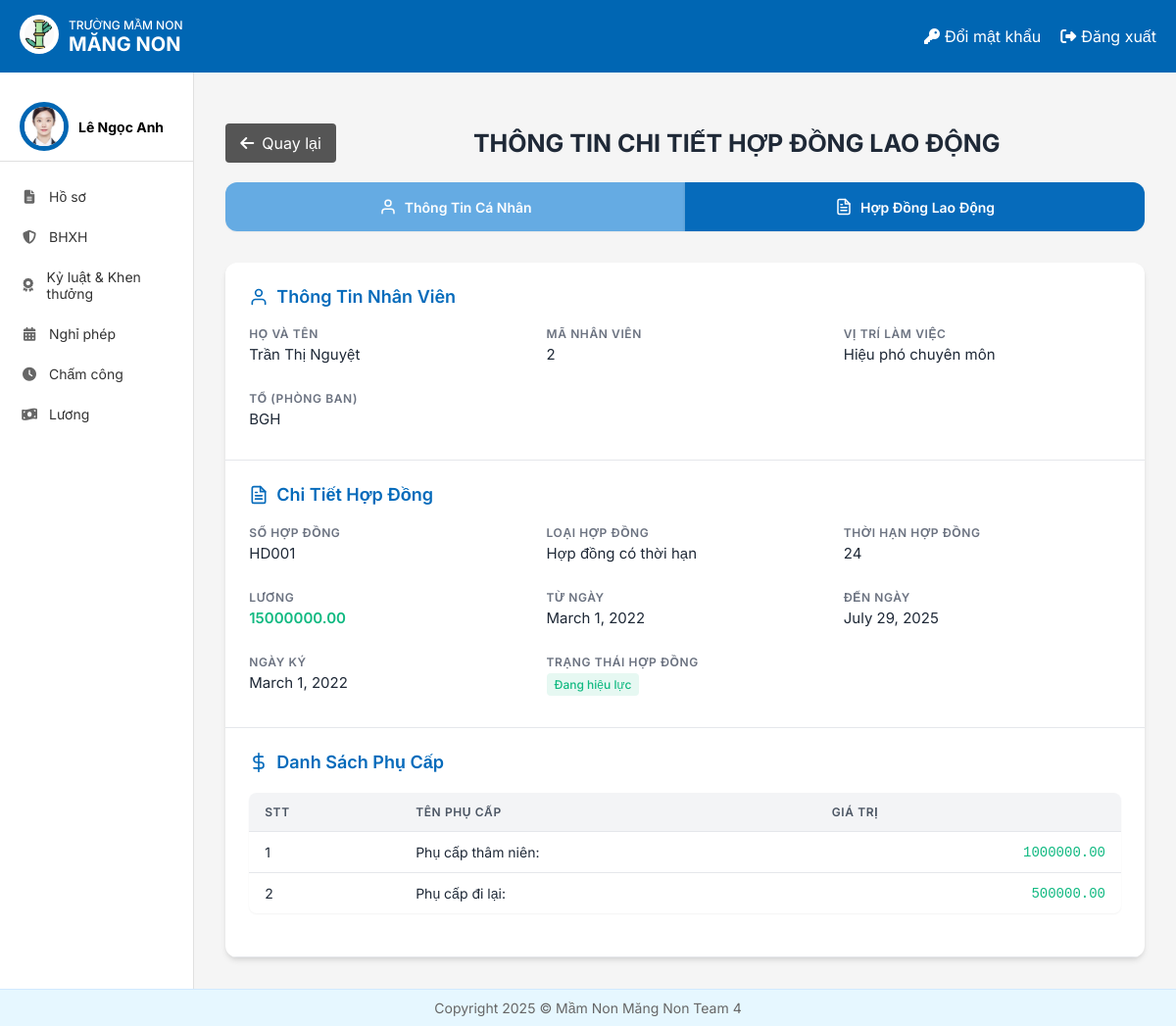
/hosochitietHDLD/2/ (signed in), run on the app's committed database.
### HOME/models.py (models this page shows, shortened)
class NhanVien(models.Model):
 user = models.OneToOneField(User, on_delete=models.CASCADE, unique=True, null=False, related_name='nhanvien_home')
 ten_nv = models.CharField(max_length=100)
 anh_ca_nhan = models.ImageField(upload_to='nhanvien/', null=True, blank=True)
 gioi_tinh = models.CharField(max_length=10, choices=[('2', 'Nam'), ('1', 'Nữ')],default='1')
 ngay_sinh = models.DateField(null=True)
 vi_tri_cong_viec = models.CharField(max_length=100, blank=True, null=True)
 to_phong_ban = models.CharField(max_length=50, choices=TO_PHONG_BAN_CHOICES)
 trinh_do_hoc_van = models.CharField(max_length=50, choices=TRINH_DO_HOC_VAN_CHOICES)
 chuyen_nganh = models.CharField(max_length=100, null=True)
 noi_dao_tao = models.CharField(max_length=100)
 nam_tn = models.IntegerField(null=True)
 ngay_cap = models.DateField(null=True)
 noi_cap = models.CharField(max_length=100)
 dia_chi_tam_tru = models.TextField(null=True)
 chuc_vu = models.CharField(max_length=150, null=True)
 so_dien_thoai = models.CharField(
     max_length=10,
     unique=True)
 email = models.EmailField(unique=True, max_length=50, null=True)
 so_cccd = models.CharField(
     max_length=12,
     unique=True
 )
 phu_caps = models.ManyToManyField(PhuCap, through='PhuCapNhanVien',blank=True)
 class Meta:
     db_table = 'HOME_nhanvien'

class HopDongLaoDong(models.Model):
   nhan_vien = models.ForeignKey(NhanVien, on_delete=models.CASCADE)
   so_hop_dong = models.CharField(max_length=50)
   vi_tri_lam_viec = models.CharField(max_length=50, blank=False)
   to_phong_ban = models.CharField(max_length=50, blank=False)
   thoi_han_hop_dong = models.IntegerField(verbose_name='Thời hạn hợp đồng')
   loai_hop_dong = models.CharField(max_length=100, choices=[
       ('Hợp đồng thử việc', 'Hợp đồng thử việc'),
       ('Hợp đồng có thời hạn', 'Hợp đồng có thời hạn')], default='Hợp đồng thử việc')
   luong = models.DecimalField(max_digits=15, decimal_places=2, validators=[MinValueValidator(0)])
   ngay_ky = models.DateField()
   tu_ngay = models.DateField()
   den_ngay = models.DateField()
   TRANG_THAI_HOP_DONG_CHOICES = [
       ('Đang hiệu lực', 'Đang hiệu lực'),
       ('Sắp hết hạn', 'Sắp hết hạn'),
       ('Hết hiệu lực', 'Hết hiệu lực')
   ]
   trang_thai_hop_dong = models.CharField(max_length=50,
                                          choices=TRANG_THAI_HOP_DONG_CHOICES)

class PhuCapNhanVien(models.Model):
   nhan_vien = models.ForeignKey(NhanVien, on_delete=models.CASCADE)
   phu_cap = models.ForeignKey(PhuCap, on_delete=models.CASCADE)

class PhuCap(models.Model):
   ten_phu_cap = models.CharField(max_length=100)
   gia_tri = models.DecimalField(max_digits=10, decimal_places=2)

### HoSo/views.py (the view)
# urls.py: path('hosochitietHDLD/<int:nhan_vien_id>/', hosochitietHDLD, name='QLXemHoSoHDLD'),
def hosochitietHDLD(request, nhan_vien_id):
    nhan_vien = get_object_or_404(NhanVien, id=nhan_vien_id)
    hop_dong = HopDongLaoDong.objects.filter(nhan_vien=nhan_vien).first()
    current_user = get_object_or_404(NhanVien, user=request.user)
    if not hop_dong:
        return redirect('error_page')  # hoặc hiển thị thông báo lỗi nếu cần
    phu_cap_nhan_vien_list = PhuCapNhanVien.objects.filter(nhan_vien=nhan_vien)
    context = {
        'nhan_vien_duoc_xem': nhan_vien,
        'nhan_vien': current_user,
        'hop_dong': hop_dong,
        'phu_cap_nhan_vien_list': phu_cap_nhan_vien_list,
    }
    return render(request, 'HoSo/hosochitietHDLD.html', context)

### templates/HoSo/hosochitietHDLD.html (shortened to what this page needs)
{% extends "home.html" %}
{% load static %}
{% block page_background %}
<div class="contract-page">
  <div class="header-container" style="display: flex; align-items: center; width: 100%; margin-top: 20px; margin-bottom: 20px; gap: 140px;">
        <a href="{% url 'DanhSachNhanVien' %}" class="btn-back" style="background-color: #555555; color: white; padding: 10px 15px; border-radius: 4px; text-decoration: none; display: flex; align-items: center; min-width: 110px; justify-content: center;">
            <i class="fas fa-arrow-left" style="margin-right: 8px;"></i> Quay lại
        </a>
        <h1 class="main-title" style="font-size: 25px; font-weight: bold; margin: 0;">THÔNG TIN CHI TIẾT HỢP ĐỒNG LAO ĐỘNG</h1>
    </div>
  <div class="tab-navigation">
    <a href="{% url 'QLXemHoSo' nhan_vien_duoc_xem.id %}" class="tab-link inactive">
      <svg class="tab-icon" viewBox="0 0 24 24" fill="none" stroke="currentColor" stroke-width="2" stroke-linecap="round" stroke-linejoin="round">
        <path d="M20 21v-2a4 4 0 0 0-4-4H8a4 4 0 0 0-4 4v2"></path>
        <circle cx="12" cy="7" r="4"></circle>
      </svg>
      Thông Tin Cá Nhân
    </a>
    <a href="{% url 'QLXemHoSoHDLD' nhan_vien_duoc_xem.id %}" class="tab-link active">
      Hợp Đồng Lao Động
    </a>
  </div>
  <div class="contract-card">
    <div class="employee-info-section">
      <h3 class="section-title">
        <svg class="section-icon" viewBox="0 0 24 24" fill="none" stroke="currentColor" stroke-width="2" stroke-linecap="round" stroke-linejoin="round">
          <path d="M20 21v-2a4 4 0 0 0-4-4H8a4 4 0 0 0-4 4v2"></path>
          <circle cx="12" cy="7" r="4"></circle>
        </svg>
        Thông Tin Nhân Viên
      </h3>
      <div class="info-grid">
        <div class="info-field">
          <div class="field-label">Họ và tên</div>
          <div class="field-value">{{ nhan_vien_duoc_xem.ten_nv }}</div>
        </div>
        <div class="info-field">
          <div class="field-label">Mã nhân viên</div>
          <div class="field-value">{{ nhan_vien_duoc_xem.id }}</div>
        </div>
        <div class="info-field">
          <div class="field-label">Vị trí làm việc</div>
          <div class="field-value">{{ nhan_vien_duoc_xem.vi_tri_cong_viec }}</div>
        </div>
        <div class="info-field">
          <div class="field-label">Tổ (Phòng ban)</div>
          <div class="field-value">{{ nhan_vien_duoc_xem.to_phong_ban }}</div>
        </div>
      </div>
    </div>
    <div class="contract-details-section">
      <h3 class="section-title">
        Chi Tiết Hợp Đồng
      </h3>
      <div class="info-grid">
        <div class="info-field">
          <div class="field-label">Số hợp đồng</div>
          <div class="field-value">{{ hop_dong.so_hop_dong }}</div>
        </div>
        <div class="info-field">
          <div class="field-label">Loại hợp đồng</div>
          <div class="field-value">{{ hop_dong.loai_hop_dong }}</div>
        </div>
        <div class="info-field">
          <div class="field-label">Thời hạn hợp đồng</div>
          <div class="field-value">{{ hop_dong.thoi_han_hop_dong }}</div>
        </div>
        <div class="info-field">
          <div class="field-label">Lương</div>
          <div class="field-value salary">{{ hop_dong.luong }}</div>
        </div>
        <div class="info-field">
          <div class="field-label">Từ ngày</div>
          <div class="field-value">{{ hop_dong.tu_ngay }}</div>
        </div>
        <div class="info-field">
          <div class="field-label">Đến ngày</div>
          <div class="field-value">{{ hop_dong.den_ngay }}</div>
        </div>
        <div class="info-field">
          <div class="field-label">Ngày ký</div>
          <div class="field-value">{{ hop_dong.ngay_ky }}</div>
        </div>
        <div class="info-field">
          <div class="field-label">Trạng thái hợp đồng</div>
          <div class="field-value status">{{ hop_dong.trang_thai_hop_dong }}</div>
        </div>
      </div>
    </div>
    <div class="allowances-section">
      <h3 class="section-title">
        <svg class="section-icon" viewBox="0 0 24 24" fill="none" stroke="currentColor" stroke-width="2" stroke-linecap="round" stroke-linejoin="round">
          <line x1="12" y1="1" x2="12" y2="23"></line>
          <path d="M17 5H9.5a3.5 3.5 0 0 0 0 7h5a3.5 3.5 0 0 1 0 7H6"></path>
        </svg>
        Danh Sách Phụ Cấp
      </h3>
      <div class="table-container">
        <table class="allowances-table">
          <thead>
            <tr>
              <th>STT</th>
              <th>Tên phụ cấp</th>
              <th>Giá trị</th>
            </tr>
          </thead>
          <tbody>
            {% for phu_cap_nv in phu_cap_nhan_vien_list %}
            <tr>
              <td>{{ forloop.counter }}</td>
              <td>{{ phu_cap_nv.phu_cap.ten_phu_cap }}</td>
              <td class="amount">{{ phu_cap_nv.phu_cap.gia_tri|floatformat:2 }}</td>
            </tr>
            {% endfor %}
          </tbody>
        </table>
      </div>
    </div>
  </div>
</div>
<link rel="stylesheet" href="{% static 'css/HDLDnhanvien.css' %}">
{% endblock %}

### templates/home.html (shortened to what this page needs)
<!DOCTYPE html>
{% load static %}
<html lang="vi">
<head>
    <link rel="stylesheet" href="{% static 'css/style.css' %}">
    <link rel="stylesheet" href="https://cdnjs.cloudflare.com/ajax/libs/font-awesome/6.4.0/css/all.min.css">
</head>
<body>
    <div class="container">
        <header class="header">
            <div class="logo-container">
                <a href="{% url 'home' %}">
                    <img src="{% static 'images/logo.jpg' %}" alt="Logo" class="logo-img">
                </a>
                <div class="logo-text">
                    <div class="school-type">TRƯỜNG MẦM NON</div>
                    <div class="school-name"><b>MĂNG NON</b></div>
                </div>
            </div>
            <div class="header-actions">
                <a href="{% url 'change_password' %}" class="header-link">
                    <i class="fas fa-key"></i> Đổi mật khẩu
                </a>
                <a href="{% url 'logout' %}" class="header-link">
                    <i class="fas fa-sign-out-alt"></i> Đăng xuất
                </a>
            </div>
        </header>
        <div class="content">
            <aside class="sidebar">
                <div class="user-profile">
                    <div class="avatar_home">
                        <img src="{{ nhan_vien.anh_ca_nhan.url }}" alt="User Avatar">
                    </div>
                    <div class="user-info">
                        {% if request.user.is_authenticated %}
                            <div class="user-name">{{ nhan_vien.ten_nv }}</div>
                        {% endif %}
                    </div>
                </div>
                <nav class="sidebar-nav">
                    <a href="{% url 'Redirect_hoso_view' %}" class="nav-item"><i class="fas fa-file-alt"></i> Hồ sơ</a>
                    <a href="{% url 'redirectBHXH' %}" class="nav-item"><i class="fas fa-shield-alt"></i> BHXH</a>
                    <a href="{% url 'ky_luat_khen_thuong' %}" class="nav-item"><i class="fas fa-award"></i> Kỷ luật & Khen thưởng</a>
                    <a href="{% url 'DanhSachNP_redirect' %}" class="nav-item"><i class="fas fa-calendar-alt"></i> Nghỉ phép</a>
                    <a href="{% url 'cham_cong' %}" class="nav-item"><i class="fas fa-clock"></i> Chấm công</a>
                    <a href="{% url 'chuyen_huong_luong' %}" class="nav-item"><i class="fas fa-money-bill-wave"></i> Lương</a>
                </nav>
            </aside>
            {% block page_background %}{% endblock %}
        </div>
        <footer class="footer">
            <p>Copyright 2025 © Mầm Non Măng Non Team 4</p>
        </footer>
    </div>
</body>
</html>

### static/css/style.css (style rules this page uses)
* { margin: 0; padding: 0; box-sizing: border-box; font-family: 'Inter', sans-serif; }
body { background-color: #f5f5f5; }
.container { display: flex; flex-direction: column; min-height: 100vh; }
.header { background-color: #0066b3; color: white; padding: 15px 20px; display: flex; justify-content: space-between; align-items: center; }
.logo-container { display: flex; align-items: center; }
.logo-img { width: 40px; height: 40px; margin-right: 10px; background-color: white; border-radius: 50%; padding: 5px; }
.logo-text { display: flex; flex-direction: column; }
.school-type { font-size: 12px; font-weight: 500; }
.school-name { font-size: 20px; font-weight: bold; }
.header-actions { display: flex; gap: 20px; }
.header-link { color: white; text-decoration: none; display: flex; align-items: center; gap: 5px; }
.content { display: flex; flex: 1; }
.sidebar { width: 240px; background-color: white; border-right: 1px solid #e0e0e0; padding: 20px 0; }
.user-profile { display: flex; align-items: center; padding: 10px 20px; border-bottom: 1px solid #e0e0e0; margin-bottom: 15px; }
.avatar_home { width: 50px; height: 50px; border-radius: 50%; overflow: hidden; margin-right: 10px; border: 5px solid #0066b3; }
.avatar_home img { width: 100%; height: 100%; object-fit: cover; }
.user-info { display: flex; flex-direction: column; }
.user-name { font-weight: bold; font-size: 14px; }
.sidebar-nav { display: flex; flex-direction: column; }
.nav-item { padding: 12px 20px; color: #333; text-decoration: none; display: flex; align-items: center; gap: 10px; font-size: 14px; transition: background-color 0.2s; }
.nav-item i { width: 20px; text-align: center; color: #666; }
.footer { background-color: #e6f7ff; padding: 10px 20px; text-align: center; color: #666; font-size: 14px; border-top: 1px solid #d1e9ff; margin-top: auto; z-index: 2; }

### data on the page
NhanVien: anh_ca_nhan (picture), ten_nv "Lê Ngọc Anh"
NhanVien: ten_nv "Trần Thị Nguyệt", id "2", vi_tri_cong_viec "Hiệu phó chuyên môn", to_phong_ban "BGH"
HopDongLaoDong: so_hop_dong "HD001", loai_hop_dong "Hợp đồng có thời hạn", thoi_han_hop_dong "24", luong "15000000.00", tu_ngay "March 1, 2022", den_ngay "July 29, 2025", ngay_ky "March 1, 2022", trang_thai_hop_dong "Đang hiệu lực"
PhuCapNhanVien: phu_cap.ten_phu_cap "Phụ cấp thâm niên:", phu_cap.gia_tri "1000000.00"
PhuCapNhanVien: phu_cap.ten_phu_cap "Phụ cấp đi lại:", phu_cap.gia_tri "500000.00"
